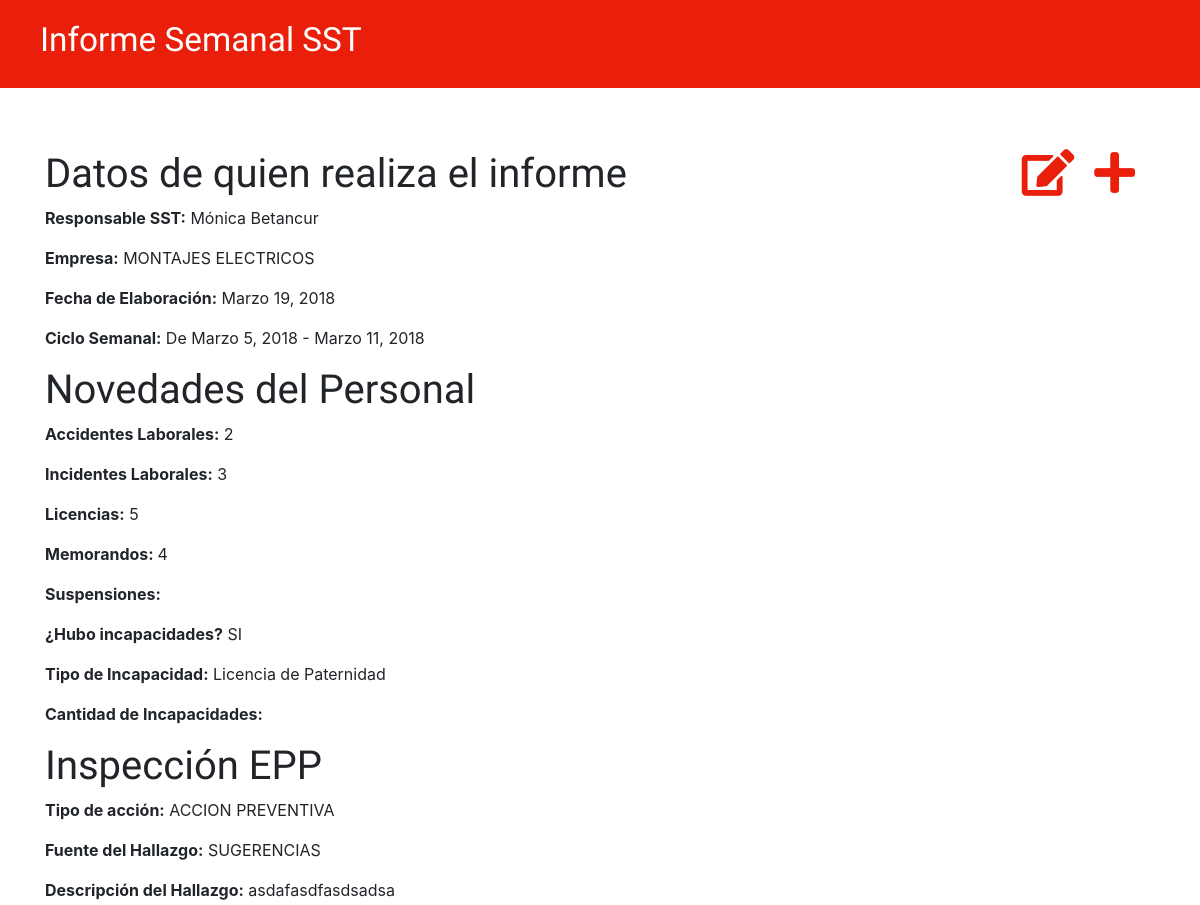
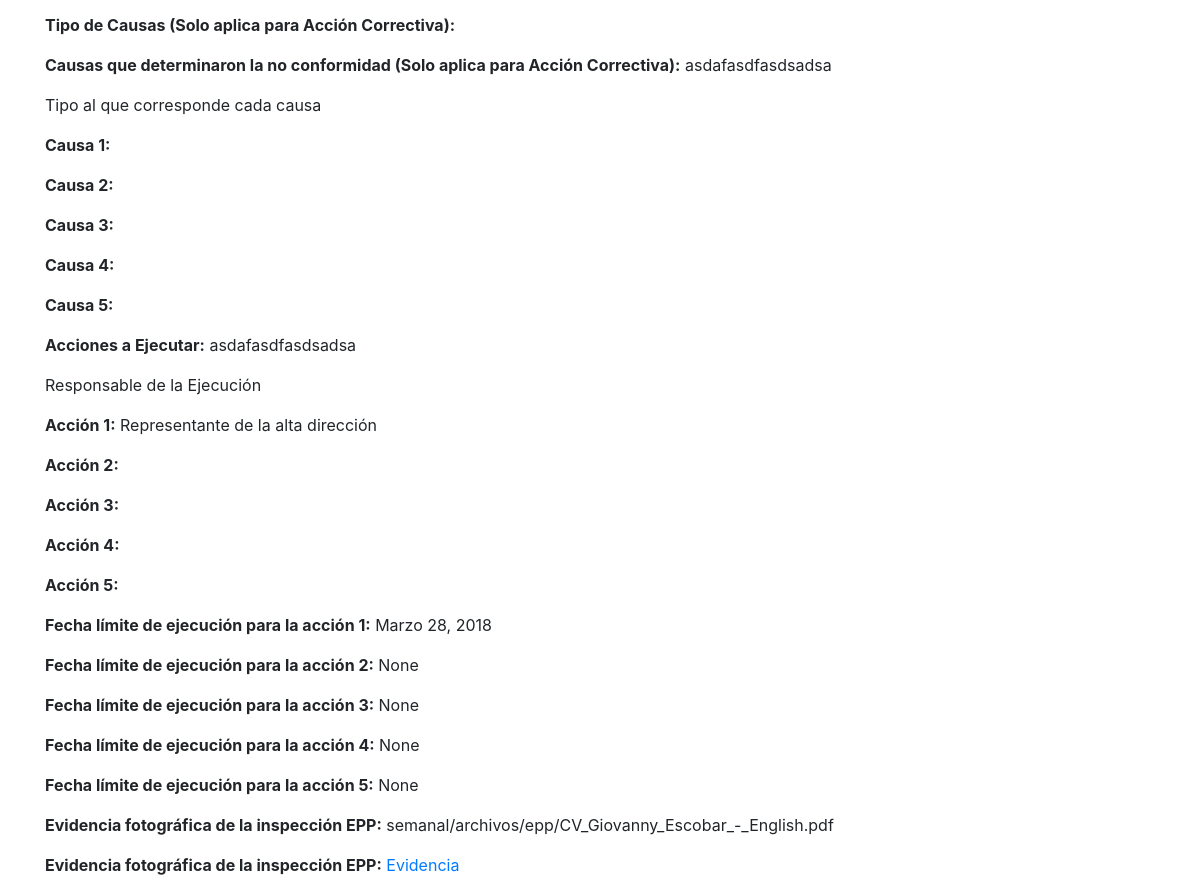
The page /informe/5/ on the database its author committed (2 pictures, top to bottom).
### semanal/models.py (models this page shows, shortened)
class Informe(models.Model):
    usuario           = models.ForeignKey('auth.User', on_delete=models.CASCADE)
    empresa           = models.CharField(max_length=30, choices=OPCIONES_EMPRESA)
    fecha_elaboracion = models.DateField(
        default=date.today,
        verbose_name="Fecha de Elaboración")
    desde = models.DateField(default=date.today)
    hasta = models.DateField(default=date.today)
    acc_laboral = models.CharField(
        max_length=30,
        choices=OPCIONES_ACCIDENTES,
        verbose_name="Accidentes Laborales")
    inc_laboral = models.CharField(
        max_length=30,
        choices=OPCIONES_INCIDENTES,
        verbose_name="Incidentes Laborales")
    licencias = models.CharField(max_length=30, choices=OPCIONES_LICENCIAS)
    memorandos = models.CharField(
        max_length=30,
        choices=OPCIONES_MEMORANDOS,
        verbose_name="Memorandos o Llamados de atención")
    suspensiones = models.CharField(max_length=30, choices=OPCIONES_SUSPENSIONES)
    pregunta = models.CharField(
        max_length=30,
        choices=OPCIONES_PREGUNTA,
        verbose_name="¿Hubo incapacidades?")
    """
    Se instalo plugin MultiSelectField para tener una lista opciones de checkbox
    Informacion en: https://pypi.python.org/pypi/django-multiselectfield
    """
    incapacidad = MultiSelectField(
        choices=OPCIONES_INCAPACIDAD,
        blank=True,
        verbose_name="Tipo de Incapacidad")
    can_incapacidades = models.CharField(
        max_length=30,
        choices=OPCIONES_CAN_INCAPACIDADES,
        blank=True,
        verbose_name="Cantidad de Incapacidades")
    tipo_accion_epp = models.CharField(
        max_length=30,
        choices=OPCIONES_ACCION,
        verbose_name="Tipo de Acción")
    fuente_hallazgo_epp = models.CharField(
        max_length=30,
        choices=OPCIONES_HALLAZGO,
        verbose_name="Fuente del Hallazgo")
    descripcion_hallazgo_epp = models.TextField(
        verbose_name="Descripción del Hallazgo")
    tipos_causas_epp = MultiSelectField(
        choices=OPCIONES_CAUSAS,
        blank=True,
        verbose_name="Tipo de Causas (Solo aplica para Acción Correctiva)")
    no_conformidad_epp = models.TextField(
        blank=True,
        verbose_name="Causas que determinaron la no conformidad (Solo \
        aplica para Acción Correctiva)")
    """
    Señale para cada causa enunciada anteriormente, el tipo al que...
    """
    causa_epp_1 = MultiSelectField(
        choices=OPCIONES_CAUSAS,
        blank=True,
        verbose_name="Causa 1")
    causa_epp_2 = MultiSelectField(
        choices=OPCIONES_CAUSAS,
        blank=True,
        verbose_name="Causa 2")
    causa_epp_3 = MultiSelectField(
        choices=OPCIONES_CAUSAS,
        blank=True,
        verbose_name="Causa 3")
    causa_epp_4 = MultiSelectField(
        choices=OPCIONES_CAUSAS,
        blank=True,
        verbose_name="Causa 4")
    causa_epp_5 = MultiSelectField(
        choices=OPCIONES_CAUSAS,
        blank=True,
        verbose_name="Causa 5")
    acciones_ejecutar_epp = models.TextField(
        verbose_name="Acciones a Ejecutar")
    """
    Responsable de la ejecucion
    """
    accion_epp_1 = MultiSelectField(
        choices=OPCIONES_RESPONSABLE,
        verbose_name="Acción 1")
    accion_epp_2 = MultiSelectField(
        choices=OPCIONES_RESPONSABLE,
        blank=True,
        verbose_name="Acción 2")
    accion_epp_3 = MultiSelectField(
        choices=OPCIONES_RESPONSABLE,
        blank=True,
        verbose_name="Acción 3")
    accion_epp_4 = MultiSelectField(
        choices=OPCIONES_RESPONSABLE,
        blank=True,
        verbose_name="Acción 4")
    accion_epp_5 = MultiSelectField(
        choices=OPCIONES_RESPONSABLE,
        blank=True,
        verbose_name="Acción 5")
    """
    Fechas límites de ejecución
    """
    fecha_ejecucion_epp_1 = models.DateField(
        verbose_name="Fecha límite de ejecución para la acción 1")
    fecha_ejecucion_epp_2 = models.DateField(
        blank=True,
        null=True,
        verbose_name="Fecha límite de ejecución para la acción 2")
    fecha_ejecucion_epp_3 = models.DateField(
        blank=True,
        null=True,
        verbose_name="Fecha límite de ejecución para la acción 3")
    fecha_ejecucion_epp_4 = models.DateField(
        blank=True,
        null=True,
        verbose_name="Fecha límite de ejecución para la acción 4")
    fecha_ejecucion_epp_5 = models.DateField(
        blank=True,
        null=True,
        verbose_name="Fecha límite de ejecución para la acción 5")
    evidencia_epp = models.FileField(
        upload_to='semanal/archivos/epp',
        verbose_name="Evidencia Fotográfica de la Inspección EPP")
    """
    Guardar el informe
    """
    """
    Cadena para representar el objeto Informe(clase) en el admin de django.
    """

### semanal/views.py (the view)
# urls.py: url(r'^informe/(?P<pk>[0-9]+)/$', views.detalle_informe, name='detalle_informe'),
def detalle_informe(request, pk):
    informe = get_object_or_404(Informe, pk=pk)
    return render(request, 'semanal/detalle_informe.html', {'informe': informe})

### semanal/templates/semanal/detalle_informe.html
{% extends 'semanal/base.html' %}
{% block content %}
  <div>
    <a class="icono" href="{% url 'nuevo_informe' %}" title="Nuevo Informe">
      <span class="fas fa-plus"></span>
    </a>
    <a class="icono" href="{% url 'nuevo_informe' pk=informe.pk %}" title="Editar Informe">
      <span class="fas fa-edit"></span>
    </a>
  </div>
  <div>
    <h1>Datos de quien realiza el informe</h1>
    <p><strong>Responsable SST:</strong> {{ informe.usuario.first_name }} {{ informe.usuario.last_name }}</p>
    <p><strong>Empresa:</strong> {{ informe.empresa }}</p>
    <p><strong>Fecha de Elaboración:</strong> {{ informe.fecha_elaboracion }}</p>
    <p><strong>Ciclo Semanal:</strong> De {{ informe.desde }} - {{ informe.hasta }}</p>
    <h1>Novedades del Personal</h1>
    <p><strong>Accidentes Laborales:</strong> {{ informe.acc_laboral }}</p>
    <p><strong>Incidentes Laborales:</strong> {{ informe.inc_laboral }}</p>
    <p><strong>Licencias:</strong> {{ informe.licencias }}</p>
    <p><strong>Memorandos: </strong> {{ informe.memorandos }}</p>
    <p><strong>Suspensiones:</strong> {{ informe.suspenciones }}</p>
    <p><strong>¿Hubo incapacidades?</strong> {{ informe.pregunta }}</p>
    <p><strong>Tipo de Incapacidad:</strong> {{ informe.incapacidad }}</p>
    <p><strong>Cantidad de Incapacidades:</strong> {{ informe.can_incapacidades }}</p>
    <h1>Inspección EPP</h1>
    <p><strong>Tipo de acción:</strong> {{ informe.tipo_accion_epp }}</p>
    <p><strong>Fuente del Hallazgo:</strong> {{ informe.fuente_hallazgo_epp }}</p>
    <p><strong>Descripción del Hallazgo:</strong> {{ informe.descripcion_hallazgo_epp }}</p>
    <p><strong>Tipo de Causas (Solo aplica para Acción Correctiva):</strong> {{ informe.tipos_causas_epp }}</p>
    <p><strong>Causas que determinaron la no conformidad (Solo aplica para Acción Correctiva):</strong> {{ informe.no_conformidad_epp }}</p>
    <p>Tipo al que corresponde cada causa</p>
    <p><strong>Causa 1:</strong> {{ informe.causa_epp_1 }}</p>
    <p><strong>Causa 2:</strong> {{ informe.causa_epp_2 }}</p>
    <p><strong>Causa 3:</strong> {{ informe.causa_epp_3 }}</p>
    <p><strong>Causa 4:</strong> {{ informe.causa_epp_4 }}</p>
    <p><strong>Causa 5:</strong> {{ informe.causa_epp_5 }}</p>
    <p><strong>Acciones a Ejecutar:</strong> {{ informe.acciones_ejecutar_epp }}</p>
    <p>Responsable de la Ejecución</p>
    <p><strong>Acción 1:</strong> {{ informe.accion_epp_1 }}</p>
    <p><strong>Acción 2:</strong> {{ informe.accion_epp_2 }}</p>
    <p><strong>Acción 3:</strong> {{ informe.accion_epp_3 }}</p>
    <p><strong>Acción 4:</strong> {{ informe.accion_epp_4 }}</p>
    <p><strong>Acción 5:</strong> {{ informe.accion_epp_5 }}</p>
    <p><strong>Fecha límite de ejecución para la acción 1:</strong> {{ informe.fecha_ejecucion_epp_1 }}</p>
    <p><strong>Fecha límite de ejecución para la acción 2:</strong> {{ informe.fecha_ejecucion_epp_2 }}</p>
    <p><strong>Fecha límite de ejecución para la acción 3:</strong> {{ informe.fecha_ejecucion_epp_3 }}</p>
    <p><strong>Fecha límite de ejecución para la acción 4:</strong> {{ informe.fecha_ejecucion_epp_4 }}</p>
    <p><strong>Fecha límite de ejecución para la acción 5:</strong> {{ informe.fecha_ejecucion_epp_5 }}</p>
    <p><strong>Evidencia fotográfica de la inspección EPP:</strong> {{ informe.evidencia_epp }}</p>
    <p>
      <strong>Evidencia fotográfica de la inspección EPP:</strong>
      <a href="{{ informe.evidencia_epp.url }}">Evidencia</a>
    </p>
  </div>
{% endblock %}

### semanal/static/css/estilos.css (style rules this page uses)
h1, h2, h3, h4 { font-family: 'Lobster', cursive; }
.icono, .icono:visited { color: #ea1f0b; float: right; font-size: 35pt; margin-right: 20px; }

### rows shown on the page
Informe: usuario.first_name "Mónica", usuario.last_name "Betancur", empresa "MONTAJES ELECTRICOS", fecha_elaboracion "Marzo 19, 2018", desde "Marzo 5, 2018", hasta "Marzo 11, 2018", acc_laboral "2", inc_laboral "3", licencias "5", memorandos "4", pregunta "SI", incapacidad "Licencia de Paternidad", tipo_accion_epp "ACCION PREVENTIVA", fuente_hallazgo_epp "SUGERENCIAS", descripcion_hallazgo_epp "asdafasdfasdsadsa", no_conformidad_epp "asdafasdfasdsadsa", acciones_ejecutar_epp "asdafasdfasdsadsa", accion_epp_1 "Representante de la alta dirección", fecha_ejecucion_epp_1 "Marzo 28, 2018", fecha_ejecucion_epp_2 "None", fecha_ejecucion_epp_3 "None", fecha_ejecucion_epp_4 "None", fecha_ejecucion_epp_5 "None", evidencia_epp "semanal/archivos/epp/CV_Giovanny_Escobar_-_English.pdf"
